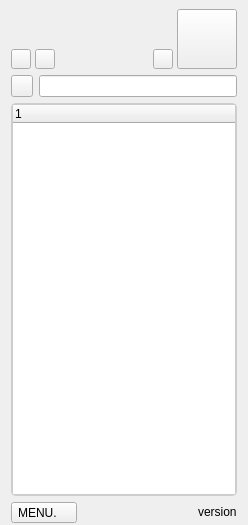
<?xml version="1.0" encoding="UTF-8"?>
<ui version="4.0">
 <class>FetionWindow</class>
 <widget class="QWidget" name="FetionWindow">
  <property name="geometry">
   <rect>
    <x>0</x>
    <y>0</y>
    <width>248</width>
    <height>525</height>
   </rect>
  </property>
  <property name="sizePolicy">
   <sizepolicy hsizetype="MinimumExpanding" vsizetype="MinimumExpanding">
    <horstretch>0</horstretch>
    <verstretch>0</verstretch>
   </sizepolicy>
  </property>
  <property name="minimumSize">
   <size>
    <width>248</width>
    <height>525</height>
   </size>
  </property>
  <property name="windowTitle">
   <string>Form</string>
  </property>
  <layout class="QGridLayout" name="gridLayout_2">
   <property name="topMargin">
    <number>9</number>
   </property>
   <property name="bottomMargin">
    <number>2</number>
   </property>
   <item row="0" column="0" colspan="4">
    <layout class="QGridLayout" name="gridLayout">
     <property name="horizontalSpacing">
      <number>4</number>
     </property>
     <property name="verticalSpacing">
      <number>0</number>
     </property>
     <item row="0" column="0">
      <widget class="fxgui::FxEditableLabel" name="nickname">
       <property name="sizePolicy">
        <sizepolicy hsizetype="Preferred" vsizetype="Fixed">
         <horstretch>0</horstretch>
         <verstretch>0</verstretch>
        </sizepolicy>
       </property>
       <property name="maximumSize">
        <size>
         <width>16777215</width>
         <height>20</height>
        </size>
       </property>
       <property name="frameShape">
        <enum>QFrame::NoFrame</enum>
       </property>
       <widget class="QWidget" name="page"/>
      </widget>
     </item>
     <item row="0" column="1" rowspan="3">
      <widget class="QToolButton" name="portrait">
       <property name="sizePolicy">
        <sizepolicy hsizetype="Minimum" vsizetype="Minimum">
         <horstretch>0</horstretch>
         <verstretch>0</verstretch>
        </sizepolicy>
       </property>
       <property name="minimumSize">
        <size>
         <width>58</width>
         <height>58</height>
        </size>
       </property>
       <property name="maximumSize">
        <size>
         <width>60</width>
         <height>60</height>
        </size>
       </property>
       <property name="cursor">
        <cursorShape>PointingHandCursor</cursorShape>
       </property>
       <property name="statusTip">
        <string>changed personal state</string>
       </property>
       <property name="text">
        <string/>
       </property>
       <property name="iconSize">
        <size>
         <width>85</width>
         <height>85</height>
        </size>
       </property>
      </widget>
     </item>
     <item row="1" column="0">
      <widget class="fxgui::FxEditableLabel" name="impression">
       <property name="sizePolicy">
        <sizepolicy hsizetype="Preferred" vsizetype="Fixed">
         <horstretch>0</horstretch>
         <verstretch>0</verstretch>
        </sizepolicy>
       </property>
       <property name="maximumSize">
        <size>
         <width>16777215</width>
         <height>20</height>
        </size>
       </property>
       <widget class="QWidget" name="page_2"/>
      </widget>
     </item>
     <item row="2" column="0">
      <layout class="QHBoxLayout" name="horizontalLayout">
       <property name="spacing">
        <number>4</number>
       </property>
       <item>
        <widget class="QToolButton" name="btnSendSelf">
         <property name="maximumSize">
          <size>
           <width>20</width>
           <height>20</height>
          </size>
         </property>
         <property name="toolTip">
          <string>send to self</string>
         </property>
         <property name="text">
          <string/>
         </property>
        </widget>
       </item>
       <item>
        <widget class="QToolButton" name="btnSettings">
         <property name="maximumSize">
          <size>
           <width>20</width>
           <height>20</height>
          </size>
         </property>
         <property name="statusTip">
          <string>settings</string>
         </property>
         <property name="text">
          <string/>
         </property>
        </widget>
       </item>
       <item>
        <spacer name="horizontalSpacer_2">
         <property name="orientation">
          <enum>Qt::Horizontal</enum>
         </property>
         <property name="sizeHint" stdset="0">
          <size>
           <width>40</width>
           <height>16</height>
          </size>
         </property>
        </spacer>
       </item>
       <item>
        <widget class="QToolButton" name="btnSkin">
         <property name="maximumSize">
          <size>
           <width>20</width>
           <height>20</height>
          </size>
         </property>
         <property name="toolTip">
          <string>change skin</string>
         </property>
         <property name="text">
          <string/>
         </property>
        </widget>
       </item>
      </layout>
     </item>
    </layout>
   </item>
   <item row="1" column="0">
    <widget class="QToolButton" name="btnAddFriend">
     <property name="minimumSize">
      <size>
       <width>22</width>
       <height>22</height>
      </size>
     </property>
     <property name="maximumSize">
      <size>
       <width>22</width>
       <height>22</height>
      </size>
     </property>
     <property name="text">
      <string/>
     </property>
     <property name="iconSize">
      <size>
       <width>30</width>
       <height>30</height>
      </size>
     </property>
    </widget>
   </item>
   <item row="1" column="1" colspan="3">
    <widget class="QLineEditFocus" name="lineSearch">
     <property name="sizePolicy">
      <sizepolicy hsizetype="Expanding" vsizetype="Fixed">
       <horstretch>0</horstretch>
       <verstretch>0</verstretch>
      </sizepolicy>
     </property>
     <property name="maximumSize">
      <size>
       <width>16777215</width>
       <height>22</height>
      </size>
     </property>
     <property name="font">
      <font/>
     </property>
     <property name="toolTip">
      <string>search your friends</string>
     </property>
     <property name="maxLength">
      <number>20</number>
     </property>
    </widget>
   </item>
   <item row="2" column="0" colspan="4">
    <widget class="QStackedWidget" name="mainUserListStack">
     <property name="sizePolicy">
      <sizepolicy hsizetype="Preferred" vsizetype="Expanding">
       <horstretch>0</horstretch>
       <verstretch>0</verstretch>
      </sizepolicy>
     </property>
     <property name="currentIndex">
      <number>1</number>
     </property>
     <widget class="QWidget" name="page_view">
      <property name="sizePolicy">
       <sizepolicy hsizetype="Expanding" vsizetype="Expanding">
        <horstretch>0</horstretch>
        <verstretch>0</verstretch>
       </sizepolicy>
      </property>
      <layout class="QVBoxLayout" name="verticalLayout_2">
       <property name="spacing">
        <number>0</number>
       </property>
       <property name="margin">
        <number>0</number>
       </property>
       <item>
        <widget class="fxgui::FxUserTree" name="view">
         <property name="sizePolicy">
          <sizepolicy hsizetype="Expanding" vsizetype="MinimumExpanding">
           <horstretch>0</horstretch>
           <verstretch>0</verstretch>
          </sizepolicy>
         </property>
         <property name="minimumSize">
          <size>
           <width>0</width>
           <height>0</height>
          </size>
         </property>
         <property name="contextMenuPolicy">
          <enum>Qt::DefaultContextMenu</enum>
         </property>
         <property name="styleSheet">
          <string notr="true">QTreeView {
      border-width: 2px;
      border-style: solid;
      border-radius: 5px;
      border-color:rgb(205,205,205);
} 
  </string>
         </property>
         <column>
          <property name="text">
           <string/>
          </property>
         </column>
        </widget>
       </item>
      </layout>
     </widget>
     <widget class="QWidget" name="page_search">
      <property name="sizePolicy">
       <sizepolicy hsizetype="Expanding" vsizetype="Expanding">
        <horstretch>0</horstretch>
        <verstretch>0</verstretch>
       </sizepolicy>
      </property>
      <layout class="QVBoxLayout" name="verticalLayout">
       <property name="spacing">
        <number>0</number>
       </property>
       <property name="margin">
        <number>0</number>
       </property>
       <item>
        <widget class="fxgui::FxUserTree" name="search">
         <property name="enabled">
          <bool>true</bool>
         </property>
         <property name="contextMenuPolicy">
          <enum>Qt::DefaultContextMenu</enum>
         </property>
         <property name="styleSheet">
          <string notr="true">QTreeView {
      border-width: 2px;
      border-style: solid;
      border-radius: 5px;
      border-color:rgb(205,205,205);
} 
  </string>
         </property>
         <column>
          <property name="text">
           <string/>
          </property>
         </column>
        </widget>
       </item>
      </layout>
     </widget>
    </widget>
   </item>
   <item row="3" column="0" colspan="2">
    <widget class="QToolButton" name="btnMenu">
     <property name="text">
      <string>MENU.    </string>
     </property>
     <property name="popupMode">
      <enum>QToolButton::InstantPopup</enum>
     </property>
    </widget>
   </item>
   <item row="3" column="2">
    <spacer name="horizontalSpacer">
     <property name="orientation">
      <enum>Qt::Horizontal</enum>
     </property>
     <property name="sizeHint" stdset="0">
      <size>
       <width>8</width>
       <height>20</height>
      </size>
     </property>
    </spacer>
   </item>
   <item row="3" column="3">
    <widget class="QLabel" name="version">
     <property name="sizePolicy">
      <sizepolicy hsizetype="Preferred" vsizetype="Fixed">
       <horstretch>0</horstretch>
       <verstretch>0</verstretch>
      </sizepolicy>
     </property>
     <property name="layoutDirection">
      <enum>Qt::RightToLeft</enum>
     </property>
     <property name="text">
      <string>version</string>
     </property>
    </widget>
   </item>
  </layout>
 </widget>
 <customwidgets>
  <customwidget>
   <class>QLineEditFocus</class>
   <extends>QLineEdit</extends>
   <header>fxLineEditFocus.h</header>
  </customwidget>
  <customwidget>
   <class>fxgui::FxEditableLabel</class>
   <extends>QStackedWidget</extends>
   <header>fxeditablelabel.h</header>
   <container>1</container>
  </customwidget>
  <customwidget>
   <class>fxgui::FxUserTree</class>
   <extends>QTreeWidget</extends>
   <header>fxusertree.h</header>
  </customwidget>
 </customwidgets>
 <tabstops>
  <tabstop>btnMenu</tabstop>
  <tabstop>btnSendSelf</tabstop>
  <tabstop>btnSettings</tabstop>
  <tabstop>btnAddFriend</tabstop>
  <tabstop>view</tabstop>
  <tabstop>search</tabstop>
  <tabstop>lineSearch</tabstop>
 </tabstops>
 <resources/>
 <connections/>
</ui>
